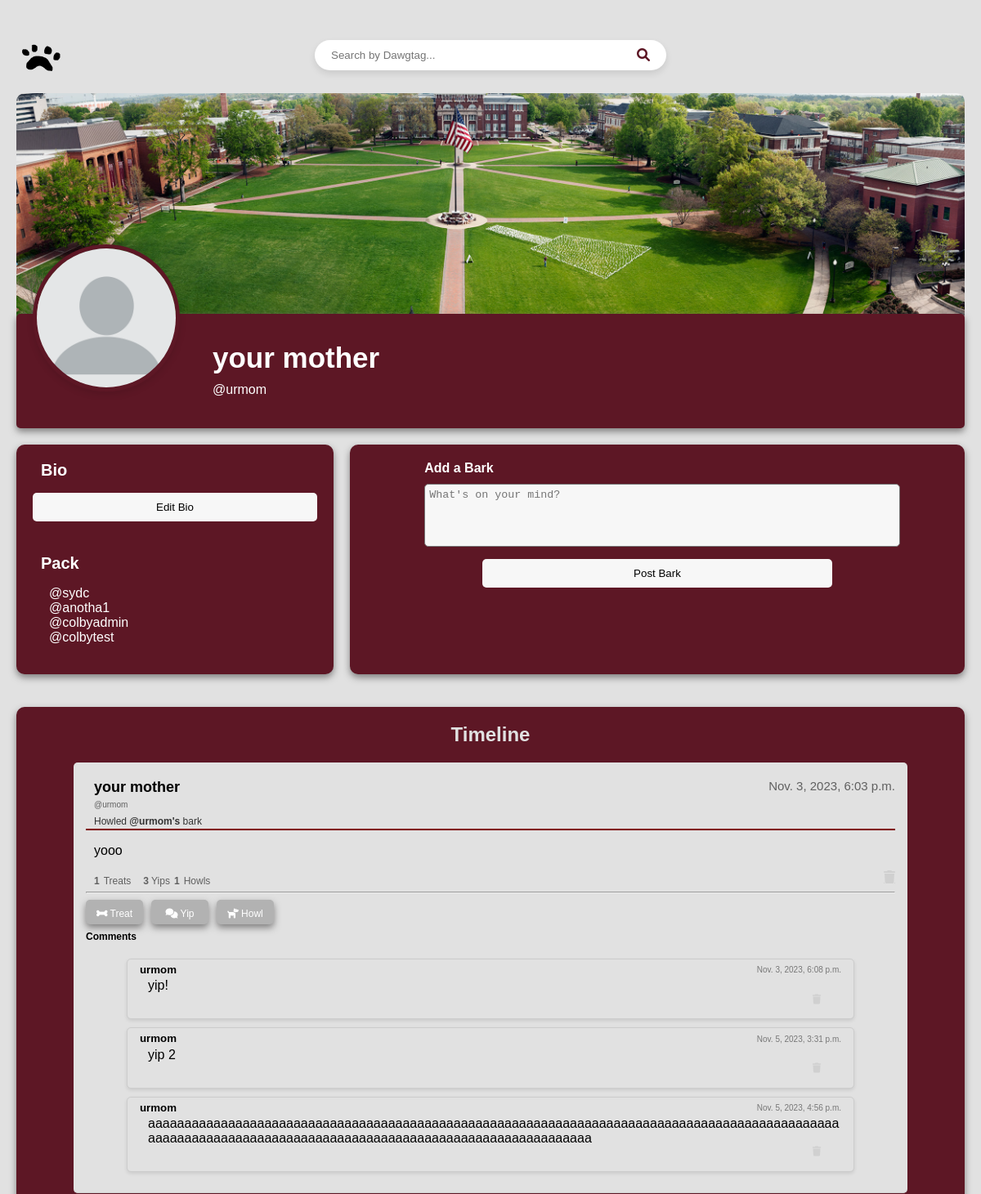
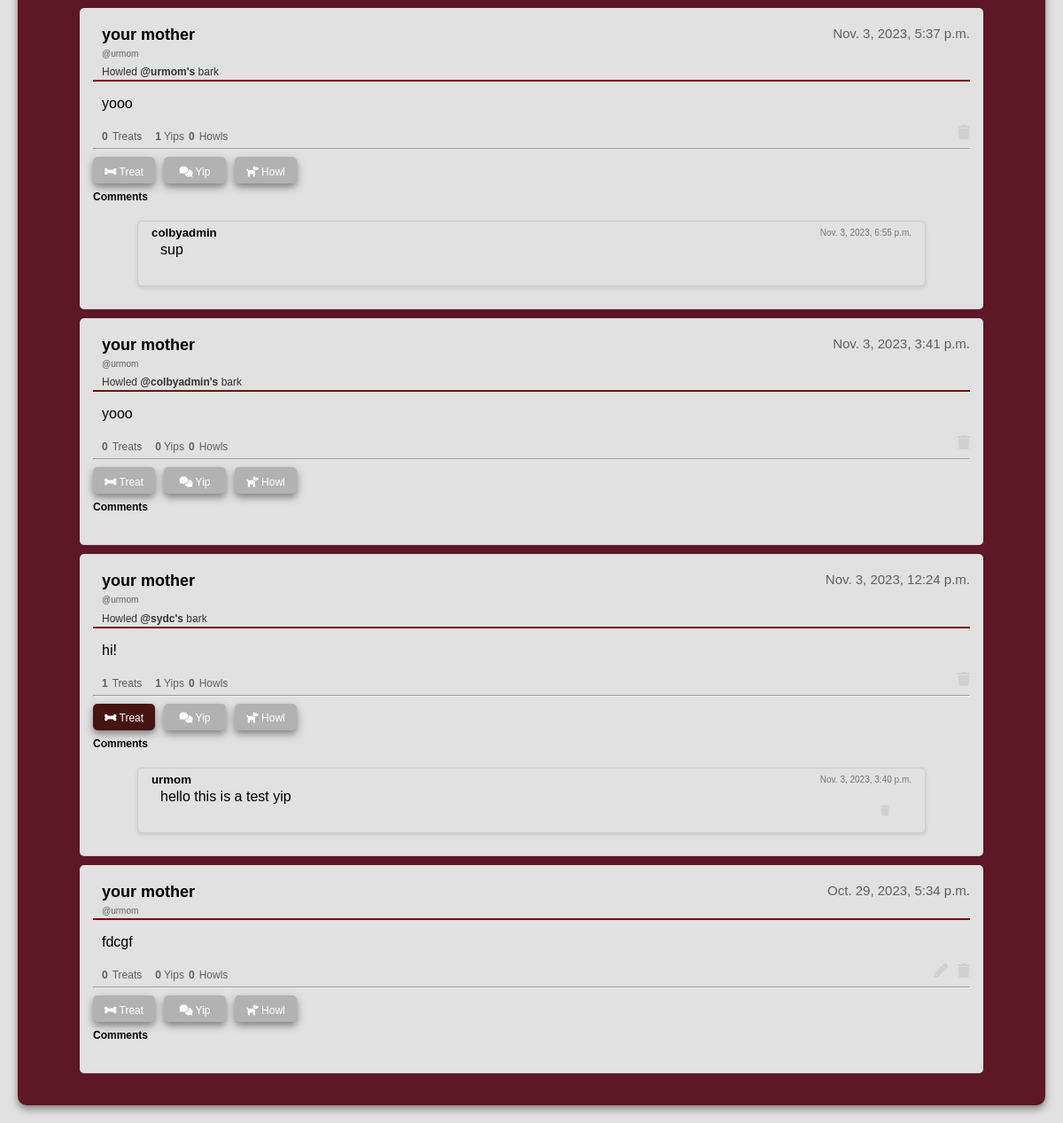
The page /main/profile/urmom/ (signed in) on the database its author committed (2 pictures, top to bottom).
### homepage/models.py (models this page shows, shortened)
class DawgHouseUser(AbstractBaseUser, PermissionsMixin):
    username = models.CharField(unique=True, max_length=30)
    first_name = models.CharField(max_length=30)
    last_name = models.CharField(max_length=30)
    bio = models.TextField(blank=True, max_length=200)
    friends = models.ManyToManyField("self", blank=True)
    is_staff = models.BooleanField(default=False)
    USERNAME_FIELD = "username"
    REQUIRED_FIELDS = ["first_name", "last_name"]
    objects = DawgHouseUserManager()

class Bark(models.Model):
    id = models.UUIDField(primary_key=True, default=uuid.uuid4)
    user = models.ForeignKey(settings.AUTH_USER_MODEL, on_delete=models.CASCADE)
    content = models.TextField()
    timestamp = models.DateTimeField(auto_now_add=True)
    num_likes = models.IntegerField(default=0)
    num_yips = models.IntegerField(default=0)
    num_howls = models.IntegerField(default=0)
    treated_by = models.ManyToManyField(
        DawgHouseUser, related_name="treats_given", blank=True
    )
    is_repost = models.BooleanField(default=False)
    original_bark=models.ForeignKey('self',null=True,blank=True, on_delete=models.SET_NULL)

class Comment(models.Model):
    bark = models.ForeignKey(Bark, related_name="comments", on_delete=models.CASCADE)
    name = models.ForeignKey(DawgHouseUser, on_delete=models.CASCADE)
    body = models.TextField()
    date_added = models.DateTimeField(auto_now_add=True)

### homepage/views.py (the view)
# urls.py: path("profile/<str:username>/", views.ProfileView, name="profile"),
def ProfileView(request, username):
    logged_in_user = request.user
    user = get_object_or_404(DawgHouseUser, username=username)
    friends_list = user.friends.all()
    barks = Bark.objects.filter(user=user).order_by("-timestamp")
    context = {"user": user, "barks": barks, "friends_list": friends_list, "logged_in_user": logged_in_user}
    if user == request.user:
        return render(request, "user_profile.html", context)
    elif request.user in user.friends.all():
        return render(request, "friend_view.html", context)
    else:
        return render(request, "non_friend_view.html", context)

### homepage/templates/user_profile.html (shortened to what this page needs)
<!DOCTYPE html>
<html>
<head>
    {% load static %}
    <link rel="stylesheet" href="{% static 'profile.css' %}" />
    <link rel="stylesheet" href="https://cdnjs.cloudflare.com/ajax/libs/font-awesome/6.0.0/css/all.min.css">
</head>
<body>
    <div class="top-bar">
        <a href="{% url 'main_timeline' %}" class="logo-link">
            <img
                src="{% static 'images/DHLogo.png' %}"
                alt="DawgHouse Logo"
                class="logo"
            />
        </a>
        <form method="POST" action="{% url 'search_users' %}" class="search-bar-container">
            <input type="text" id="searchInput" name="username" placeholder="Search by Dawgtag...">
            <button type="submit"><i class="fa fa-search" aria-hidden="true"></i></button>
        </form>
    </div>
    <div class="profile-cover">
      <img
        src="{% static 'images/msstate.jpg' %}"
        alt="{{ user.username }}'s cover photo"
      />
    </div>
    <div class="profile-content">
      <div class="profile-header">
        <img
          src="{% static 'images/profilePicture.jpg' %}"
          alt="{{ user.username }}'s profile picture"
        />
        <div class="profile-name-bio">
          <h1>{{ user.first_name }} {{ user.last_name }}</h1>
          <p>@{{ user.username }}</p>
        </div>
      </div>
      <div class="profile-layout">
        <div class="bio-container">
          <strong>Bio</strong>
          <div class="display-bio">
            <button id="editBioButton">Edit Bio</button>
          </div>
          <div class="friends-list">
            <strong>Pack</strong>
            {% if friends_list %}
            <ul>
              {% for friend in friends_list %}
              <li>@{{ friend.username }}</li>
              {% endfor %}
            </ul>
            {% else %}
            <p>No friends yet!</p>
            {% endif %}
          </div>
        </div>
        <div class="add-bark-container">
          <form action="{% url 'post_bark' %}" method="post">
            <div class="bark-input-group">
              <strong>Add a Bark</strong>
              <textarea
                name="bark_content"
                placeholder="What's on your mind?"
                required
              ></textarea>
            </div>
            <button type="submit">Post Bark</button>
          </form>
        </div>
<div class="barks-container">
  <h2>Timeline</h2>
  <ul>
      {% for bark in barks %}
      <li class="bark">
          <div class="bark-header">
              <div class="user-names">
                  <h3>{{ user.first_name }} {{ user.last_name }}</h3>
                  <h4>@{{ user.username }}</h4>
                  {% if bark.is_repost %}
                  <p>Howled <a href="{% url 'profile' username=bark.original_bark.user.username %}"
                    class="hidden-link"><strong>@{{ bark.original_bark.user.username }}'s</strong> bark</a></p>
                  {% endif %}
              </div>
              <p class="timestamp">{{ bark.timestamp }}</p>
          </div>
              <hr color="maroon">
              <div class="bark-content-display">
                <p id="bark-content-{{ bark.id }}">{{ bark.content }}</p>
                <div class="action-icons">
                  {% if not bark.is_repost %}
                  <i class="fa fa-pencil edit-bark" data-bark-id="{{ bark.id }}" aria-hidden="true"></i>
                  {% endif %}
                  <a href="{% url 'delete_bark' bark.id %}" class="fa fa-trash delete-bark" onclick="return confirm('Are you sure you want to delete this bark?');" aria-hidden="true"></a>
              </div>
              </div>
              <div class="counters-container">
                <h4 class="counters-container">
                  <strong>{{ bark.num_likes }}</strong> Treats
                  <span class="comment-counter"><strong>{{ bark.num_yips }}</strong> Yips</span>
                  <strong>{{ bark.num_howls }}</strong> Howls
                </h4>
              </div>
              <hr>
              <div class="button-container">
                <form action="{% url 'give_treat' bark.id user.username 'profile' %}" method="post">
                  {% csrf_token %} {% if user in bark.treated_by.all %}
                  <button type="submit" style="background-color: rgb(70, 18, 18)"><i class="fa-solid fa-bone" style="color:white;"></i> Treat</button>
                  {% else %}
                  <button type="submit"><i class="fa-solid fa-bone" style="color:white;"></i> Treat</button>
                  {% endif %}
                </form>
                <button class="show-comment-input" data-bark-id="{{ bark.id }}"><i class="fa-solid fa-comments" style="color:white;"></i> Yip</button>
                  <form method="POST" class="repost-form">
                  <button type="button" class="repost-button" data-bark-id="{{ bark.id }}">
                     <i class="fa-solid fa-dog" style="color:white;"></i> Howl
                  </button>
                </div>
                  <div class="comments-container">
                    <h2>Comments</h2>
                    <ul id="comment-list">
                        {% for comment in bark.comments.all %}
                        <li class="comment">
                            <div class="comment-header">
                                <h5 class="username">
                              <a href="{% url 'profile' comment.name.username %}"
                              class="hidden-link">
                              {{ comment.name.username }}
                            </a>
                            </h5>
                                <p class="timestamp">{{ comment.date_added }}</p>
                            </div>
                            <div class="comment-content-display">
                                <p>{{ comment.body }}</p>
                            </div>
                            {% if user.id == comment.name.id %}
                              <button class="delete-comment" data-comment-id="{{ comment.id }}">
                            <i class="fas fa-trash"></i>
                          </button>
                          {% endif %}
                        </li>
                        {% endfor %}
                    </ul>
                </div>
      </li>
          {% endfor %}
          </ul>
        </div>
    </body>
  </html>

### homepage/templates/user_profile.html (style rules this page uses)
.hidden-link { text-decoration: none; color: inherit; }

### rows shown on the page
DawgHouseUser: first_name "your", last_name "mother", username "urmom"
DawgHouseUser: username "sydc"
DawgHouseUser: username "anotha1"
DawgHouseUser: username "colbyadmin"
DawgHouseUser: username "colbytest"
Bark: original_bark.user.username "urmom", timestamp "Nov. 3, 2023, 6:03 p.m.", content "yooo", num_likes "1", num_yips "3", num_howls "1", shows "Treat"
Comment: name.username "urmom", date_added "Nov. 3, 2023, 6:08 p.m.", body "yip!"
Comment: name.username "urmom", date_added "Nov. 5, 2023, 3:31 p.m.", body "yip 2"
Comment: name.username "urmom", date_added "Nov. 5, 2023, 4:56 p.m.", body "aaaaaaaaaaaaaaaaaaaaaaaaaaaaaaaaaaaaaaaaaaaaaaaaaaaaaaaaaaaaaaaaaaaaaaaaaaaaaaaaaaaaaaaaaaaaaaaaaaaaaaaaaaaaaaaaaaaaaaaaaaaaaaaaaaaaaaaaaaaaaaaaaaaaaaaaaaaa"
Bark: original_bark.user.username "urmom", timestamp "Nov. 3, 2023, 5:37 p.m.", content "yooo", num_likes "0", num_yips "1", num_howls "0", shows "Treat"
Comment: name.username "colbyadmin", date_added "Nov. 3, 2023, 6:55 p.m.", body "sup"
Bark: original_bark.user.username "colbyadmin", timestamp "Nov. 3, 2023, 3:41 p.m.", content "yooo", num_likes "0", num_yips "0", num_howls "0", shows "Treat"
Bark: original_bark.user.username "sydc", timestamp "Nov. 3, 2023, 12:24 p.m.", content "hi!", num_likes "1", num_yips "1", num_howls "0", shows "Treat"
Comment: name.username "urmom", date_added "Nov. 3, 2023, 3:40 p.m.", body "hello this is a test yip"
Bark: timestamp "Oct. 29, 2023, 5:34 p.m.", content "fdcgf", num_likes "0", num_yips "0", num_howls "0", shows "Treat"
